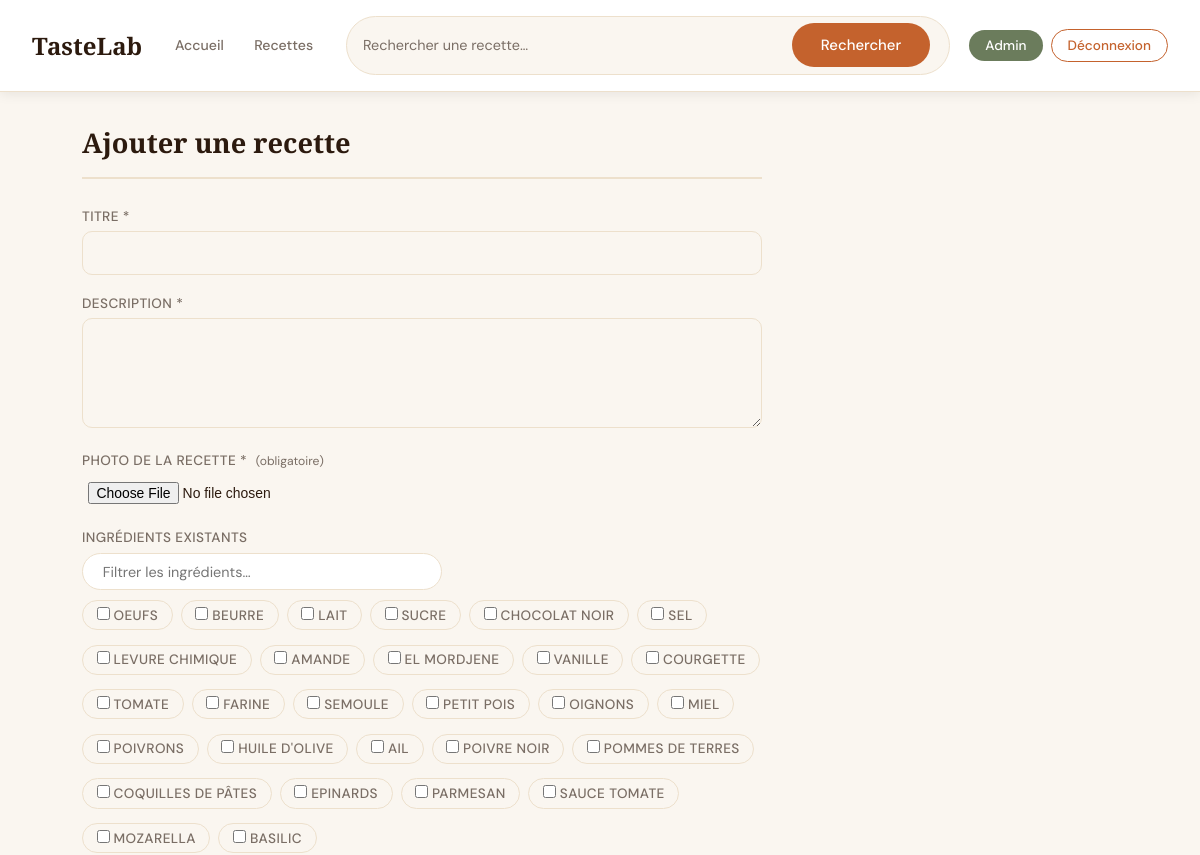
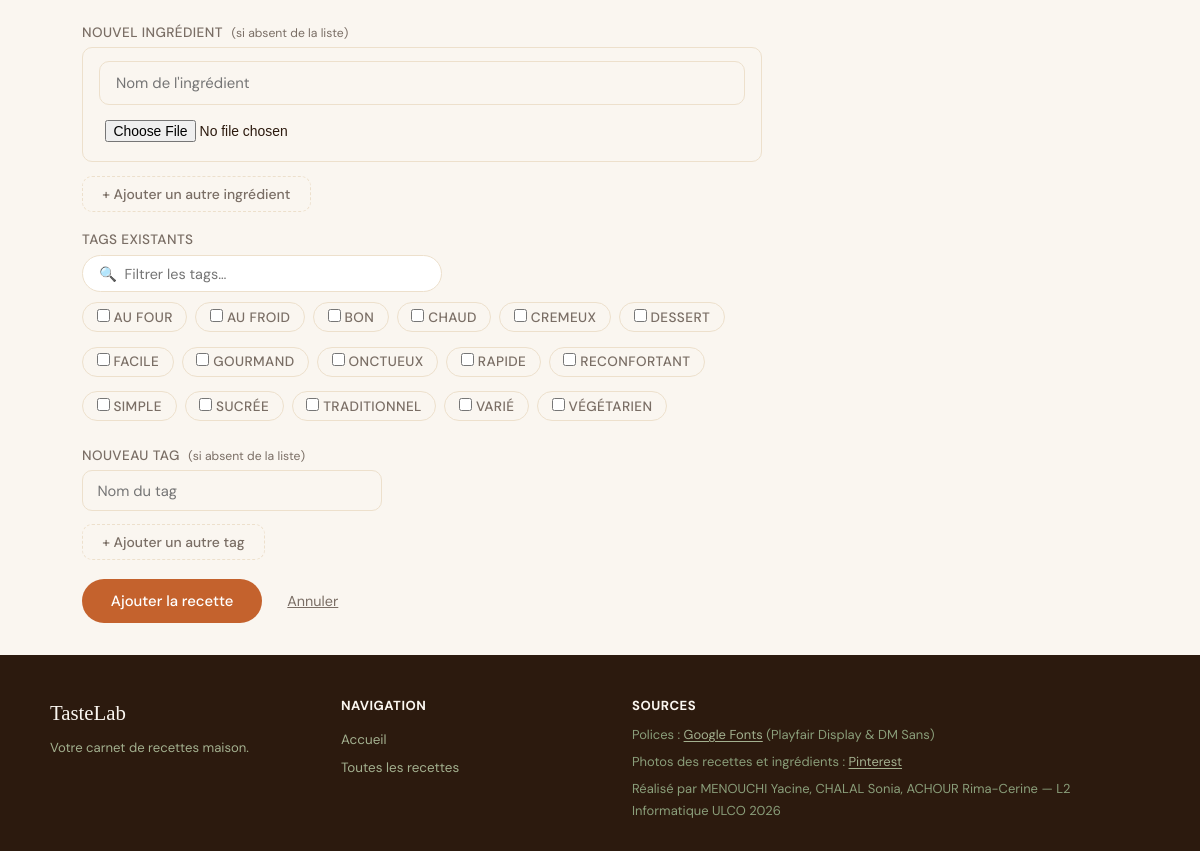
/admin/ajouter_recette.php (signed in), run on an earlier commit of the app's database (2 pictures, top to bottom).
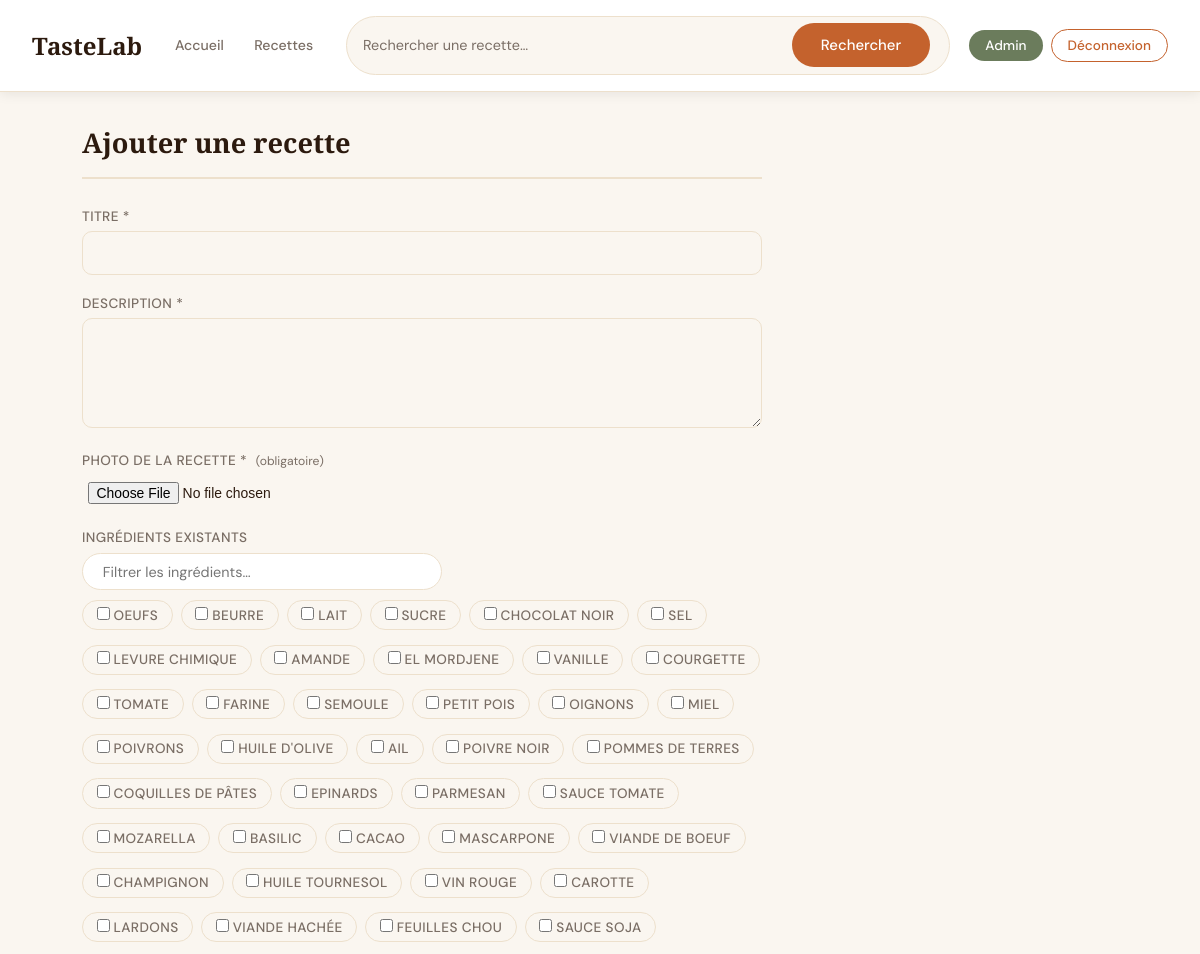
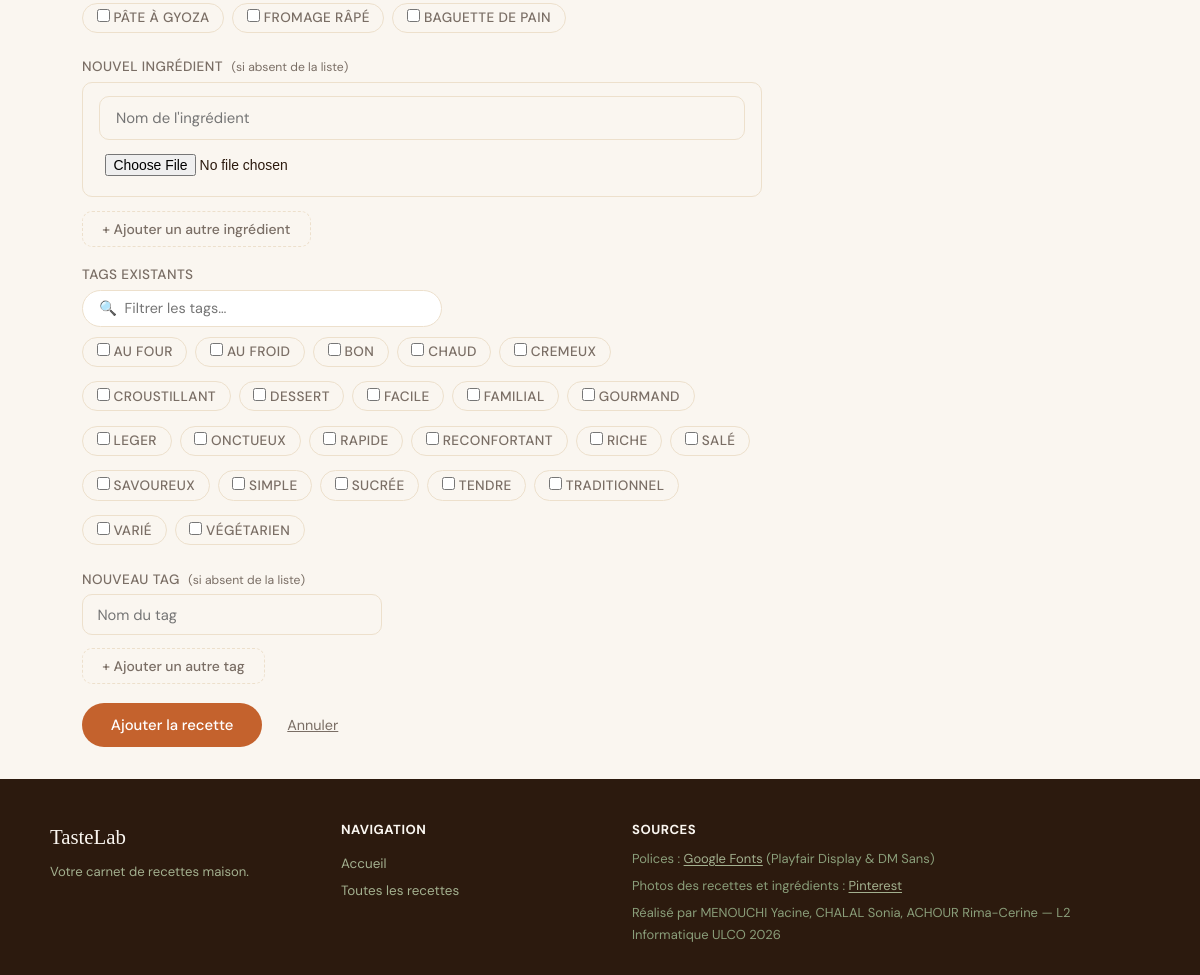
And on a later commit of the database (2 pictures, top to bottom).
### tables this page shows
CREATE TABLE `ingredients` (
  `id` int(10) UNSIGNED NOT NULL,
  `nom` varchar(100) NOT NULL,
  `image` varchar(255) NOT NULL DEFAULT 'default_ingredient.jpg'
);

CREATE TABLE `tags` (
  `id` int(10) UNSIGNED NOT NULL,
  `nom` varchar(60) NOT NULL
);

### classes/Ingredient.php (called while the page is built, shortened)
<?php
class Ingredient {
    private $pdo;
    public function __construct($pdo){
        $this->pdo=$pdo;
    }
    public function getAll(){
        $sql="SELECT * FROM ingredients";
        $st=$this->pdo->prepare($sql);
        $st->execute();
        return $st->fetchAll(PDO::FETCH_OBJ);
    }
}

### classes/Tag.php (called while the page is built, shortened)
<?php
class Tag {
    private $pdo;
    public function __construct($pdo){
        $this->pdo=$pdo;
    }
    public function getAll(){
        $sql="SELECT * FROM tags";
        $st=$this->pdo->prepare($sql);
        $st->execute();
        return $st->fetchAll(PDO::FETCH_OBJ);
    }
}

### admin/ajouter_recette.php (the view, shortened to what the changed rows need)
<?php
require_once("../classes/Recette.php");
require_once("../classes/Ingredient.php");
require_once("../classes/Tag.php");
$pdo           = getPDO();
$ingredientObj = new Ingredient($pdo);
$tagObj        = new Tag($pdo);
$ingredients = $ingredientObj->getAll();
$tags        = $tagObj->getAll();
?>
<?php require("../includes/header.php"); ?>
<section class="admin-form">
    <h1>Ajouter une recette</h1>
    <form action="ajouter_recette.php" method="POST"
          enctype="multipart/form-data" id="form-ajouter">
        <div class="form-group">
            <div class="checkboxes" id="liste-ingredients">
                <?php foreach ($ingredients as $i): ?>
                    <label class="checkbox-item"
                           data-nom="<?= strtolower(htmlspecialchars($i->nom)) ?>">
                        <input type="checkbox" name="ingredients[]" value="<?= $i->id ?>"
                               <?= (isset($_POST['ingredients']) && in_array($i->id, $_POST['ingredients'])) ? 'checked' : '' ?>>
                        <?= htmlspecialchars($i->nom) ?>
                    </label>
                <?php endforeach; ?>
            </div>
        </div>
        <div class="form-group">
            <div class="checkboxes" id="liste-tags">
                <?php foreach ($tags as $t): ?>
                    <label class="checkbox-item"
                           data-nom="<?= strtolower(htmlspecialchars($t->nom)) ?>">
                        <input type="checkbox" name="tags[]" value="<?= $t->id ?>"
                               <?= (isset($_POST['tags']) && in_array($t->id, $_POST['tags'])) ? 'checked' : '' ?>>
                        <?= htmlspecialchars($t->nom) ?>
                    </label>
                <?php endforeach; ?>
            </div>
        </div>
    </form>
</section>
<?php require("../includes/footer.php"); ?>

What changed in the data, as far as the page shows it:
added ingredients: nom "CACAO"
added ingredients: nom "MASCARPONE"
added ingredients: nom "VIANDE DE BOEUF"
added ingredients: nom "CHAMPIGNON"
added ingredients: nom "HUILE TOURNESOL"
added ingredients: nom "VIN ROUGE"
added ingredients: nom "CAROTTE"
added ingredients: nom "LARDONS"
added ingredients: nom "VIANDE HACHÉE"
added ingredients: nom "FEUILLES CHOU"
added ingredients: nom "SAUCE SOJA"
added ingredients: nom "PÂTE À GYOZA"
added ingredients: nom "FROMAGE RÂPÉ"
added ingredients: nom "BAGUETTE DE PAIN"
added tags: nom "CROUSTILLANT"
added tags: nom "FAMILIAL"
added tags: nom "LEGER"
added tags: nom "RICHE"
added tags: nom "SALÉ"
added tags: nom "SAVOUREUX"
added tags: nom "TENDRE"
